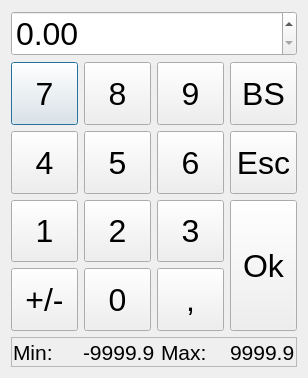
<?xml version="1.0" encoding="UTF-8"?>
<ui version="4.0">
 <class>KeyboardWin</class>
 <widget class="QDialog" name="KeyboardWin">
  <property name="geometry">
   <rect>
    <x>0</x>
    <y>0</y>
    <width>308</width>
    <height>378</height>
   </rect>
  </property>
  <property name="minimumSize">
   <size>
    <width>308</width>
    <height>378</height>
   </size>
  </property>
  <property name="maximumSize">
   <size>
    <width>308</width>
    <height>378</height>
   </size>
  </property>
  <property name="windowTitle">
   <string>Клавіатура</string>
  </property>
  <layout class="QGridLayout" name="gridLayout">
   <item row="1" column="0" colspan="4">
    <widget class="QDoubleSpinBox" name="sbValue">
     <property name="font">
      <font>
       <pointsize>24</pointsize>
      </font>
     </property>
     <property name="keyboardTracking">
      <bool>true</bool>
     </property>
    </widget>
   </item>
   <item row="2" column="0">
    <widget class="QPushButton" name="bn_7">
     <property name="sizePolicy">
      <sizepolicy hsizetype="Preferred" vsizetype="Preferred">
       <horstretch>0</horstretch>
       <verstretch>0</verstretch>
      </sizepolicy>
     </property>
     <property name="font">
      <font>
       <pointsize>24</pointsize>
      </font>
     </property>
     <property name="text">
      <string>7</string>
     </property>
    </widget>
   </item>
   <item row="2" column="1">
    <widget class="QPushButton" name="bn_8">
     <property name="sizePolicy">
      <sizepolicy hsizetype="Preferred" vsizetype="Preferred">
       <horstretch>0</horstretch>
       <verstretch>0</verstretch>
      </sizepolicy>
     </property>
     <property name="font">
      <font>
       <pointsize>24</pointsize>
      </font>
     </property>
     <property name="text">
      <string>8</string>
     </property>
    </widget>
   </item>
   <item row="2" column="2">
    <widget class="QPushButton" name="bn_9">
     <property name="sizePolicy">
      <sizepolicy hsizetype="Preferred" vsizetype="Preferred">
       <horstretch>0</horstretch>
       <verstretch>0</verstretch>
      </sizepolicy>
     </property>
     <property name="font">
      <font>
       <pointsize>24</pointsize>
      </font>
     </property>
     <property name="text">
      <string>9</string>
     </property>
    </widget>
   </item>
   <item row="2" column="3">
    <widget class="QPushButton" name="bn_bs">
     <property name="sizePolicy">
      <sizepolicy hsizetype="Preferred" vsizetype="Preferred">
       <horstretch>0</horstretch>
       <verstretch>0</verstretch>
      </sizepolicy>
     </property>
     <property name="font">
      <font>
       <pointsize>24</pointsize>
      </font>
     </property>
     <property name="text">
      <string>BS</string>
     </property>
    </widget>
   </item>
   <item row="3" column="0">
    <widget class="QPushButton" name="bn_4">
     <property name="sizePolicy">
      <sizepolicy hsizetype="Preferred" vsizetype="Preferred">
       <horstretch>0</horstretch>
       <verstretch>0</verstretch>
      </sizepolicy>
     </property>
     <property name="font">
      <font>
       <pointsize>24</pointsize>
      </font>
     </property>
     <property name="text">
      <string>4</string>
     </property>
    </widget>
   </item>
   <item row="3" column="1">
    <widget class="QPushButton" name="bn_5">
     <property name="sizePolicy">
      <sizepolicy hsizetype="Preferred" vsizetype="Preferred">
       <horstretch>0</horstretch>
       <verstretch>0</verstretch>
      </sizepolicy>
     </property>
     <property name="font">
      <font>
       <pointsize>24</pointsize>
      </font>
     </property>
     <property name="text">
      <string>5</string>
     </property>
    </widget>
   </item>
   <item row="3" column="2">
    <widget class="QPushButton" name="bn_6">
     <property name="sizePolicy">
      <sizepolicy hsizetype="Preferred" vsizetype="Preferred">
       <horstretch>0</horstretch>
       <verstretch>0</verstretch>
      </sizepolicy>
     </property>
     <property name="font">
      <font>
       <pointsize>24</pointsize>
      </font>
     </property>
     <property name="text">
      <string>6</string>
     </property>
    </widget>
   </item>
   <item row="3" column="3">
    <widget class="QPushButton" name="bn_Esc">
     <property name="sizePolicy">
      <sizepolicy hsizetype="Preferred" vsizetype="Preferred">
       <horstretch>0</horstretch>
       <verstretch>0</verstretch>
      </sizepolicy>
     </property>
     <property name="font">
      <font>
       <pointsize>24</pointsize>
      </font>
     </property>
     <property name="text">
      <string>Esc</string>
     </property>
    </widget>
   </item>
   <item row="4" column="0">
    <widget class="QPushButton" name="bn_1">
     <property name="sizePolicy">
      <sizepolicy hsizetype="Preferred" vsizetype="Preferred">
       <horstretch>0</horstretch>
       <verstretch>0</verstretch>
      </sizepolicy>
     </property>
     <property name="font">
      <font>
       <pointsize>24</pointsize>
      </font>
     </property>
     <property name="text">
      <string>1</string>
     </property>
    </widget>
   </item>
   <item row="4" column="1">
    <widget class="QPushButton" name="bn_2">
     <property name="sizePolicy">
      <sizepolicy hsizetype="Preferred" vsizetype="Preferred">
       <horstretch>0</horstretch>
       <verstretch>0</verstretch>
      </sizepolicy>
     </property>
     <property name="font">
      <font>
       <pointsize>24</pointsize>
      </font>
     </property>
     <property name="text">
      <string>2</string>
     </property>
    </widget>
   </item>
   <item row="4" column="2">
    <widget class="QPushButton" name="bn_3">
     <property name="sizePolicy">
      <sizepolicy hsizetype="Preferred" vsizetype="Preferred">
       <horstretch>0</horstretch>
       <verstretch>0</verstretch>
      </sizepolicy>
     </property>
     <property name="font">
      <font>
       <pointsize>24</pointsize>
      </font>
     </property>
     <property name="text">
      <string>3</string>
     </property>
    </widget>
   </item>
   <item row="4" column="3" rowspan="2">
    <widget class="QPushButton" name="bn_Enter">
     <property name="sizePolicy">
      <sizepolicy hsizetype="Preferred" vsizetype="Preferred">
       <horstretch>0</horstretch>
       <verstretch>0</verstretch>
      </sizepolicy>
     </property>
     <property name="font">
      <font>
       <pointsize>24</pointsize>
      </font>
     </property>
     <property name="text">
      <string>Ok</string>
     </property>
    </widget>
   </item>
   <item row="5" column="0">
    <widget class="QPushButton" name="bn_sign">
     <property name="sizePolicy">
      <sizepolicy hsizetype="Preferred" vsizetype="Preferred">
       <horstretch>0</horstretch>
       <verstretch>0</verstretch>
      </sizepolicy>
     </property>
     <property name="font">
      <font>
       <pointsize>24</pointsize>
      </font>
     </property>
     <property name="text">
      <string>+/-</string>
     </property>
    </widget>
   </item>
   <item row="5" column="1">
    <widget class="QPushButton" name="bn_0">
     <property name="sizePolicy">
      <sizepolicy hsizetype="Preferred" vsizetype="Preferred">
       <horstretch>0</horstretch>
       <verstretch>0</verstretch>
      </sizepolicy>
     </property>
     <property name="font">
      <font>
       <pointsize>24</pointsize>
      </font>
     </property>
     <property name="text">
      <string>0</string>
     </property>
    </widget>
   </item>
   <item row="5" column="2">
    <widget class="QPushButton" name="bn_dot">
     <property name="sizePolicy">
      <sizepolicy hsizetype="Preferred" vsizetype="Preferred">
       <horstretch>0</horstretch>
       <verstretch>0</verstretch>
      </sizepolicy>
     </property>
     <property name="font">
      <font>
       <pointsize>24</pointsize>
      </font>
     </property>
     <property name="text">
      <string>,</string>
     </property>
    </widget>
   </item>
   <item row="6" column="0" colspan="4">
    <widget class="QFrame" name="frame">
     <property name="sizePolicy">
      <sizepolicy hsizetype="Preferred" vsizetype="Minimum">
       <horstretch>0</horstretch>
       <verstretch>0</verstretch>
      </sizepolicy>
     </property>
     <property name="maximumSize">
      <size>
       <width>16777215</width>
       <height>30</height>
      </size>
     </property>
     <property name="frameShape">
      <enum>QFrame::StyledPanel</enum>
     </property>
     <property name="frameShadow">
      <enum>QFrame::Raised</enum>
     </property>
     <layout class="QHBoxLayout" name="horizontalLayout">
      <property name="margin">
       <number>1</number>
      </property>
      <item>
       <widget class="QLabel" name="label">
        <property name="font">
         <font>
          <pointsize>16</pointsize>
         </font>
        </property>
        <property name="text">
         <string>Min:</string>
        </property>
       </widget>
      </item>
      <item>
       <widget class="QLabel" name="labelMin">
        <property name="minimumSize">
         <size>
          <width>0</width>
          <height>0</height>
         </size>
        </property>
        <property name="maximumSize">
         <size>
          <width>200</width>
          <height>16777215</height>
         </size>
        </property>
        <property name="font">
         <font>
          <pointsize>16</pointsize>
         </font>
        </property>
        <property name="text">
         <string>-9999.9</string>
        </property>
       </widget>
      </item>
      <item>
       <widget class="QLabel" name="label_3">
        <property name="font">
         <font>
          <pointsize>16</pointsize>
         </font>
        </property>
        <property name="text">
         <string>Max:</string>
        </property>
       </widget>
      </item>
      <item>
       <widget class="QLabel" name="labelMax">
        <property name="minimumSize">
         <size>
          <width>0</width>
          <height>0</height>
         </size>
        </property>
        <property name="maximumSize">
         <size>
          <width>200</width>
          <height>16777215</height>
         </size>
        </property>
        <property name="font">
         <font>
          <pointsize>16</pointsize>
         </font>
        </property>
        <property name="text">
         <string>9999.9</string>
        </property>
       </widget>
      </item>
     </layout>
    </widget>
   </item>
  </layout>
 </widget>
 <resources/>
 <connections>
  <connection>
   <sender>bn_Esc</sender>
   <signal>clicked()</signal>
   <receiver>KeyboardWin</receiver>
   <slot>reject()</slot>
   <hints>
    <hint type="sourcelabel">
     <x>259</x>
     <y>201</y>
    </hint>
    <hint type="destinationlabel">
     <x>153</x>
     <y>188</y>
    </hint>
   </hints>
  </connection>
 </connections>
</ui>
